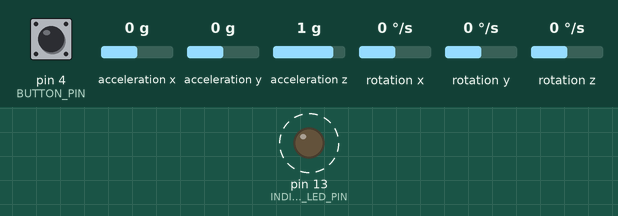
The sketch below on a simulated Arduino Uno, built with avr-gcc and run on an emulated ATmega328P. On the bench: output pins drawn as LEDs (lit = HIGH). Wiring (inferred from the names in the program): MPU-6050 motion sensor at I2C address 0x68. Dashed ring = blinking. The test bench sets the inputs (shaded band); at power-on: pin 4 (BUTTON_PIN) LOW, acceleration x 0 g, acceleration y 0 g, acceleration z 1 g, rotation x 0 °/s, rotation y 0 °/s, rotation z 0 °/s. What the sketch prints to the serial monitor is not drawn.

Above: at 1.35 s.
1.4 s: pin 4 (BUTTON_PIN) pulled HIGH for 0.15 s
At 2.1 s:
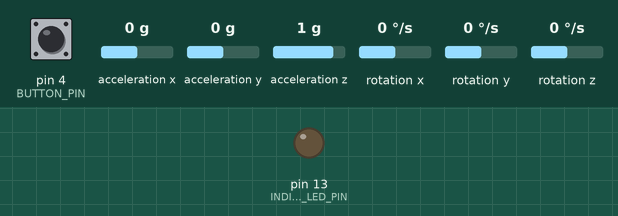
3.0 s: pin 4 (BUTTON_PIN) pulled HIGH for 1 s
At 3.47 s:
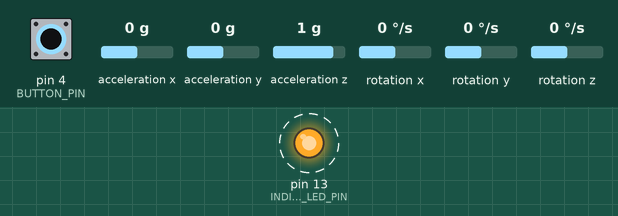
9.0 s: pin 4 (BUTTON_PIN) pulled HIGH for 3.2 s
Timing chart, 0 to 12.0 s (numbered marks = the images above; inputs shaded):
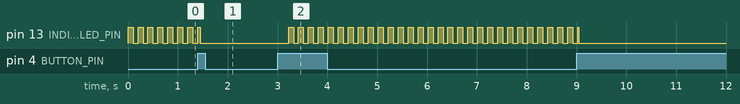

The sketch:

Device.ino
```cpp
#include <MPU_6050.h>
#include <Wire.h>

// define pins used
#define INDICATOR_LED_PIN 13
#define BUTTON_PIN 4

// all times are in milliseconds
#define SAMPLE_FREQ 50  //frequency of sampling (how many samples per second)
#define AVERAGE_PROCESS_TIME 2  //how much in average does it take to process all data

// dalay between reading with average process time taken in account
#define SAMPLE_DELAY 1000/SAMPLE_FREQ - AVERAGE_PROCESS_TIME //

// raw data read from sensor
Data data;
// data that has been smoothed out
Data smoothData(0, 0, 0, 0, 0, 0);
// amount of smoothing (default 10)
float smoothStrength = 10;

// I2C address of the MPU-6050
const int MPU_addr = 0x68;
//sensor MPU_6050
MPU_6050 mpu(MPU_addr);

int ledState = LOW;

int deviceActive = 1;        // the state

int buttonState;             // the current reading from the input pin
int lastButtonState = LOW;   // the previous reading from the input pin

unsigned long lastDebounceTime = 0;  // the last time the output pin was toggled
unsigned long debounceDelay = 20;    // the debounce time; increase if the output flickers

void setup() {

  mpu.wakeUp();
  mpu.setAccelRange(2);      // sets accelerometers range to +-2G
  mpu.setGyroRange(1000);    // sets gyroscopes range to +-1000 °/s

  startIndicatorLEDInterrupt();

  Serial.begin(115200);

  pinMode(INDICATOR_LED_PIN, OUTPUT);
  digitalWrite(INDICATOR_LED_PIN, ledState);

  //read some data at first to debounce starting data
  for (int i = 0; i < 100; i++) {
    data = mpu.measure();
    smoothData = smoothOut(data);
  }

  Serial.println("Device is ready");
}

ISR(TIMER1_COMPA_vect) { //timer1 interrupt 10Hz toggles pin 13 (LED)
  toggleLED();
}

void loop() {

  int reading = digitalRead(BUTTON_PIN);
  // check to see if you just pressed the button
  // (i.e. the input went from LOW to HIGH), and you've waited long enough
  // since the last press to ignore any noise:

  // If the switch changed, due to noise or pressing:
  if (reading != lastButtonState) {
    // reset the debouncing timer
    lastDebounceTime = millis();
  }

  if ((millis() - lastDebounceTime) > debounceDelay) {
    // whatever the reading is at, it's been there for longer than the debounce
    // delay, so take it as the actual current state:

    // and finally if the button state has changed:
    if (reading != buttonState) {
      buttonState = reading;


      buttonState = digitalRead(BUTTON_PIN);

      // if button is pressed just toggle activity of device
      if (buttonState == HIGH) {
        toggleDeviceActive();
      }
    }
  }

  // if device is active measure data from sensor
  // smooth it out with filter
  // and send it to serial port
  if (deviceActive) {
    data = mpu.measure();
    smoothData = smoothOut(data);
    Serial.println(smoothData.toString());
    delay(SAMPLE_DELAY);      // wait for time required for desired sampling frequency
  }

  lastButtonState = reading;
}

// smooths out data
// last + [(raw - last) / smoothStrength]

// y[n] = y[n-1] + [( x[n] - y[n] ) / C )]
// is sama as
// y[n] = A * x[n] + (1 - A) y[n - 1]    where A = 1/C

Data smoothOut(Data raw) {
  return smoothData.add(raw.sub(smoothData).div(smoothStrength));
}

//toggles LED from ON to OFF and vice versa
void toggleLED() {
  ledState = ! ledState;
  digitalWrite(INDICATOR_LED_PIN, ledState);
}

//toggles device from ON to OFF and vice versa
void toggleDeviceActive() {
  deviceActive = ! deviceActive;
  digitalWrite(INDICATOR_LED_PIN, LOW);
  if (deviceActive) {
    Serial.println("Device is ready");
    startIndicatorLEDInterrupt();
  }
  else {
    stopIndicatorLEDInterrupt();
  }
}

//stops interrupt for INDICATOR_LED
void stopIndicatorLEDInterrupt() {
  TCCR1B = 0;
  TIMSK1 |= (0 << OCIE1A);
}

//starts interrupt for INDICATOR_LED
void startIndicatorLEDInterrupt() {
  cli();//stop interrupts

  //set timer1 interrupt at 10Hz
  TCCR1A = 0;// set entire TCCR1A register to 0
  TCCR1B = 0;// same for TCCR1B
  TCNT1  = 0;//initialize counter value to 0
  // set compare match register for 10Hz increments
  OCR1A = 24999;// = (16*10^6) / (10*64) - 1 (must be <65536)
  // turn on CTC mode
  TCCR1B |= (1 << WGM12);
  // Set CS11 and CS10 bits for 64 prescaler
  TCCR1B |= (1 << CS11) | (1 << CS10);
  // enable timer compare interrupt
  TIMSK1 |= (1 << OCIE1A);

  sei(); // allow interrupts
}
```

MPU_6050.h
```cpp
#ifndef MPU_6050_h
#define MPU_6050_h

#include "Arduino.h"
#include <Wire.h>

class Data
{
	public:
		Data();
		Data(int16_t ax, int16_t ay, int16_t az, int16_t gx, int16_t gy, int16_t gz);
		void print();
		String toString();
		Data add(Data other);
		Data sub(Data other);
		Data div(int16_t c);
		int16_t get_ax();
		int16_t get_ay();
		int16_t get_az();
		int16_t get_gx();
		int16_t get_gy();
		int16_t get_gz();
	private:
		int16_t _ax;
		int16_t _ay;
		int16_t _az;
		int16_t _gx;
		int16_t _gy;
		int16_t _gz;
};

class MPU_6050
{
	public:
		MPU_6050(int MPU_adr);
		void wakeUp();
		void setAccelRange(int16_t range);
		void setGyroRange(int16_t range);
		Data measure();
	private:
		int16_t _MPU_adr;
		char _gyro_config_reg_add;
		char _accel_config_reg_add;
};

#endif
```

Measured:
- after the input at 3.0 s, pin 13 (INDICATOR_LED_PIN): alternates HIGH for 0.10 s and LOW for 0.10 s, starting after 0.22 s
